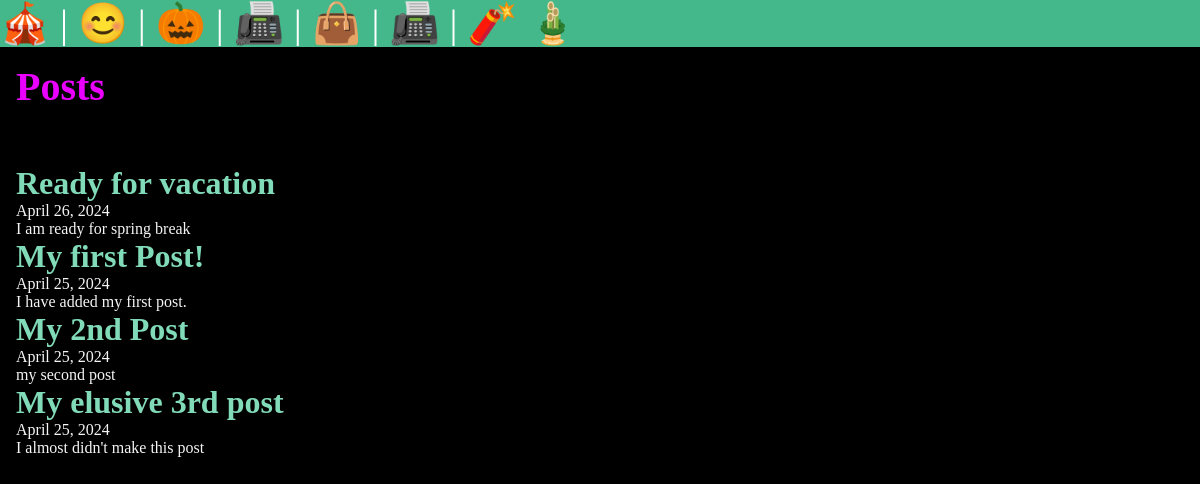
/posts/, run on the app's committed database.
### posts/models.py (models this page shows, shortened)
class Post(models.Model):
    title = models.CharField(max_length=75)
    body = models.TextField()
    slug = models.SlugField()
    date = models.DateField( auto_now_add= True)
    banner = models.ImageField(default ='fallback.png', blank=True)

### posts/views.py (the view)
# urls.py: path('', views.posts_list,name = "list"),
def posts_list(request):
    posts = Post.objects.all().order_by('-date')
    return render(request,'posts/posts_list.html', {'posts':posts})

### posts/templates/posts/posts_list.html (shortened to what this page needs)
<!DOCTYPE html>
{% extends 'layout.html' %}
{% block content %}
   <section>
   <h1> Posts </h1> </br>
   {% for post in posts %}
       <article class = "post">
         <h2>
          <a href="{% url 'posts:page' slug=post.slug %}"> {{ post.title }} </a>
         </h2>
         <p> {{ post.date }}</p>
         <p> {{ post.body }}</p>
       </article>
   {% endfor %}
   </section>
{% endblock %}

### templates/layout.html (shortened to what this page needs)
<!DOCTYPE html>
{% load static %}
<html lang="en">
<head>
    <link rel="stylesheet" href ="{% static 'css/style.css' %}">
</head>
<body>
    <nav>
           <a href = "/">
             <span role = "img" aria-label ="Home" >🎪 </span>
            </a> |
           <a href = "/about">
                <span role = "img" aria-label ="About" >😊 </span>
            </a> |
            <a href = "/past">
                <span role = "img" aria-label ="Past Students" > 🎃</span>
            </a> |
            <a href = "/contact">
            <span role = "img" aria-label ="Contact" >📠 </span>
            </a> |
            <a href = "/resource">
                <span role = "img" aria-label ="Resource" >👜 </span>
            </a> |
           <a href = "{% url 'posts:list' %}">
            <span role = "img" aria-label ="Posts" >📠 </span>
           </a> |
           <a href = "{% url 'users:register' %}">
            <span role = "img" aria-label ="register" >🧨 </span>
           </a>
           <a href = "{% url 'users:login' %}">
            <span role = "img" aria-label ="login" >🎍 </span>
           </a>
    </nav>
    <main>
       {% block content %}
       {% endblock %}
    </main>
</body>
</html>

### static/css/style.css (style rules this page uses)
* { margin:0; padding:0; box-sizing: border-box; }
body { min-height: 100vh; font-size: 3rem; background-color: black; color: whitesmoke; }
nav { padding: 1 rem; background-color: #44B78B; color: white; font-size: 2.5rem; }
main { padding:1rem; }
section { display:flex; flex-flow:column; gap:1rem; }
p { font-size : 1rem; }
a { text-decoration: none; color: #81dbb8; }
h1 { font-size :2.5rem; color:rgb(234, 0, 255); }
h2 { font-size :2.0rem; color:rgb(246, 255, 0); }
p { font-size:1rem; }

### data on the page
Post: title "Ready for vacation", date "April 26, 2024", body "I am ready for spring break"
Post: title "My first Post!", date "April 25, 2024", body "I have added my first post."
Post: title "My 2nd Post", date "April 25, 2024", body "my second post"
Post: title "My elusive 3rd post", date "April 25, 2024", body "I almost didn't make this post"
